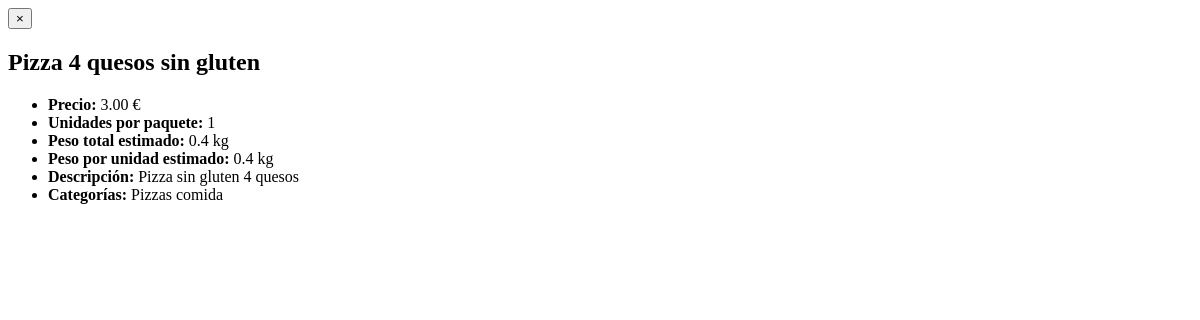
Page /product/2/card/ on the earlier database version.
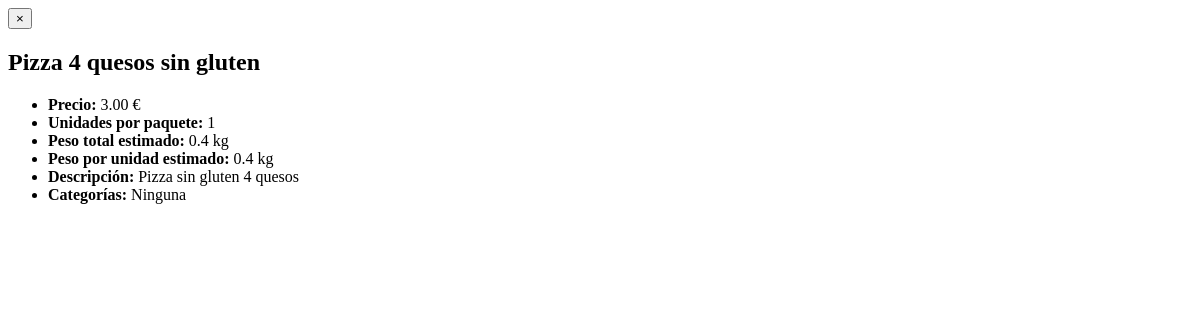
Same page on the later database version.
### core/models/category.py (models this page shows, shortened)
class Category(models.Model):
    name = models.CharField(max_length=100, primary_key=True)
    parent = models.ForeignKey(
        'self', null=True, blank=True,
        on_delete=models.CASCADE,
        related_name='children'
    )

### core/views.py (the view)
# urls.py: path('product/<int:pk>/card/', product_detail_card, name='product_detail_card'),
def product_detail_card(request, pk):
    product = get_object_or_404(Product, pk=pk)
    return render(request, "core/fragments/product_detail_card.html", {"product": product})

### core/models/product.py (called while the page is built)
    @property
    def estimated_weight_per_unit(self):
        if self.weight_per_unit_kg:
            return self.weight_per_unit_kg
        if self.weight_kg and self.units:
            return round(self.weight_kg / self.units, 3)
        return None

    @property
    def estimated_total_weight(self):
        if self.weight_kg:
            return self.weight_kg
        if self.weight_per_unit_kg and self.units:
            return round(self.weight_per_unit_kg * self.units, 3)
        return None

### core/templates/core/fragments/product_detail_card.html (shortened to what this page needs)
<div class="fixed inset-0 bg-black bg-opacity-50 flex justify-center items-center z-50" id="product-detail-modal">
    <div class="bg-white rounded-lg shadow-lg p-6 max-w-md w-full relative">
      <button onclick="document.getElementById('product-detail-modal').remove()" class="absolute top-2 right-2 text-gray-600 hover:text-black text-2xl leading-none">&times;</button>
      <h2 class="text-xl font-bold mb-4">{{ product.name }}</h2>
      <ul class="space-y-1 text-gray-700 text-sm">
        <li><strong>Precio:</strong> {{ product.price }} €</li>
        {% if product.units %}
          <li><strong>Unidades por paquete:</strong> {{ product.units }}</li>
        {% endif %}
        {% if product.estimated_total_weight %}
          <li><strong>Peso total estimado:</strong> {{ product.estimated_total_weight }} kg</li>
        {% endif %}
        {% if product.estimated_weight_per_unit %}
          <li><strong>Peso por unidad estimado:</strong> {{ product.estimated_weight_per_unit }} kg</li>
        {% endif %}
        {% if product.description %}
          <li><strong>Descripción:</strong> {{ product.description }}</li>
        {% endif %}
        <li><strong>Categorías:</strong>
          {% for category in product.categories.all %}
            <span class="inline-block bg-gray-200 px-2 py-1 rounded">{{ category.name }}</span>
          {% empty %}
            <span class="text-gray-400">Ninguna</span>
          {% endfor %}
        </li>
      </ul>
    </div>
  </div>

Differences in the rows shown:
removed Category: name "Pizzas"
removed Category: name "comida"
Other differences:
text now shown: "Ninguna"
